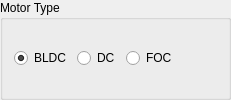
               <widget class="QGroupBox" name="groupBox_29">
                <property name="title">
                 <string>Motor Type</string>
                </property>
                <layout class="QHBoxLayout" name="horizontalLayout_34">
                 <item>
                  <widget class="QRadioButton" name="mcconfTypeBldcButton">
                   <property name="toolTip">
                    <string>&lt;html&gt;&lt;head/&gt;&lt;body&gt;&lt;p&gt;BLDC = for Brushless DC Motors.&lt;/p&gt;&lt;/body&gt;&lt;/html&gt;</string>
                   </property>
                   <property name="text">
                    <string>BLDC</string>
                   </property>
                   <property name="checked">
                    <bool>true</bool>
                   </property>
                  </widget>
                 </item>
                 <item>
                  <widget class="QRadioButton" name="mcconfTypeDcButton">
                   <property name="toolTip">
                    <string>&lt;html&gt;&lt;head/&gt;&lt;body&gt;&lt;p&gt;DC = for Brushed DC Motors. The 2 outer phase wires (wires between the VESC and the motor) needs to be connected. the wire in the middle is not needed.&lt;/p&gt;&lt;/body&gt;&lt;/html&gt;</string>
                   </property>
                   <property name="text">
                    <string>DC</string>
                   </property>
                  </widget>
                 </item>
                 <item>
                  <widget class="QRadioButton" name="mcconfTypeFocButton">
                   <property name="toolTip">
                    <string>&lt;html&gt;&lt;head/&gt;&lt;body&gt;&lt;p&gt;FOC = Field oriented control.&lt;br/&gt;&lt;br/&gt;It is another control type for Brushless DC Motors. The Motor is very silent in this mode. But the downside is a bit reduced top speed. And it is absolutely necessary to have the right settings in this mode. Otherwise the VESC could be damaged quickly.&lt;/p&gt;&lt;/body&gt;&lt;/html&gt;</string>
                   </property>
                   <property name="text">
                    <string>FOC</string>
                   </property>
                  </widget>
                 </item>
                 <item>
                  <spacer name="horizontalSpacer_15">
                   <property name="orientation">
                    <enum>Qt::Horizontal</enum>
                   </property>
                   <property name="sizeHint" stdset="0">
                    <size>
                     <width>40</width>
                     <height>20</height>
                    </size>
                   </property>
                  </spacer>
                 </item>
                </layout>
               </widget>
